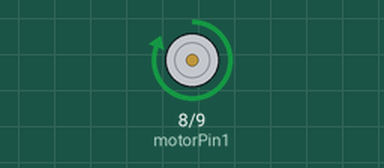
The sketch below on a simulated Arduino Uno, built with avr-gcc and run on an emulated ATmega328P. On the bench: motor-driver pin pairs drawn as motors (green arrow = first pin HIGH = forward, orange = second pin HIGH = backward, longer = more drive, scaled by the enable pin).

Above: at 0.5 s.
At 1.5 s:
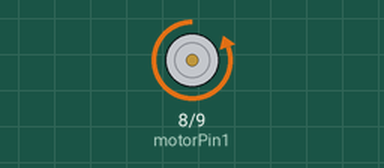
At 5.5 s:
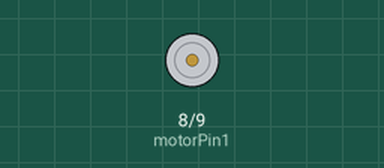
Timing chart, 0 to 6.9 s (numbered marks = the images above):
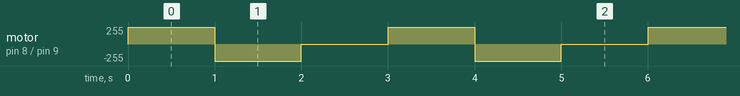

The sketch:

MotorDC_L293D.ino
```cpp
// Program: Puente H Arduino
// Author: jsgutierrez@tecnun.es
// Created: January 25, 2023

// Definición de los pines de control del L293D
int motorPin1 = 8;  // IN1 del L293D
int motorPin2 = 9;  // IN2 del L293D
int enablePin = 10;   // Enable del L293D

void setup() {
  //Pines como salidas
  pinMode(motorPin1, OUTPUT);
  pinMode(motorPin2, OUTPUT);
  pinMode(enablePin, OUTPUT);
}

void loop() {
  // Hacer girar el motor en una dirección
  digitalWrite(motorPin1, HIGH);  // Configurar el sentido de giro
  digitalWrite(motorPin2, LOW);
  analogWrite(enablePin, 255);     // Controlar la velocidad (0-255)
  delay(1000);                     // 2 seg

  // Hacer girar el motor en dirección opuesta
  digitalWrite(motorPin1, LOW);   // Cambiar el sentido de giro
  digitalWrite(motorPin2, HIGH);
  analogWrite(enablePin, 255);     // Controlar la velocidad (0-255)
  delay(1000);                     // 2 seg

  // Detener el motor
  digitalWrite(motorPin1, LOW);   // Ambos pines de control en bajo
  digitalWrite(motorPin2, LOW);
  analogWrite(enablePin, 0);       // Desactivar el control de velocidad
  delay(1000);                     // 1 seg
}
```

Measured:
- by itself, motor on pin 8 (motorPin1) / pin 9 (motorPin2): repeats every 3.0 s: backward 255/255 1.0 s, stopped 1.0 s, forward 255/255 1.0 s
